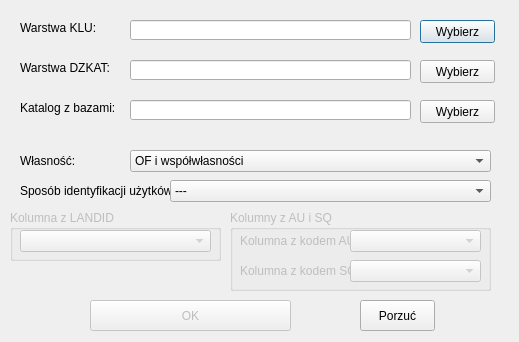
<?xml version="1.0" encoding="UTF-8"?>
<ui version="4.0">
 <class>Dialog</class>
 <widget class="QDialog" name="Dialog">
  <property name="geometry">
   <rect>
    <x>0</x>
    <y>0</y>
    <width>519</width>
    <height>342</height>
   </rect>
  </property>
  <property name="minimumSize">
   <size>
    <width>519</width>
    <height>342</height>
   </size>
  </property>
  <property name="maximumSize">
   <size>
    <width>519</width>
    <height>342</height>
   </size>
  </property>
  <property name="windowTitle">
   <string>Przygotuj LS</string>
  </property>
  <widget class="QLabel" name="label">
   <property name="geometry">
    <rect>
     <x>20</x>
     <y>20</y>
     <width>101</width>
     <height>16</height>
    </rect>
   </property>
   <property name="text">
    <string>Warstwa KLU:</string>
   </property>
  </widget>
  <widget class="QLabel" name="label_2">
   <property name="geometry">
    <rect>
     <x>20</x>
     <y>60</y>
     <width>101</width>
     <height>16</height>
    </rect>
   </property>
   <property name="text">
    <string>Warstwa DZKAT:</string>
   </property>
  </widget>
  <widget class="QLabel" name="label_3">
   <property name="geometry">
    <rect>
     <x>20</x>
     <y>100</y>
     <width>101</width>
     <height>16</height>
    </rect>
   </property>
   <property name="text">
    <string>Katalog z bazami:</string>
   </property>
  </widget>
  <widget class="QLineEdit" name="lineEdit_klu">
   <property name="geometry">
    <rect>
     <x>130</x>
     <y>20</y>
     <width>281</width>
     <height>20</height>
    </rect>
   </property>
  </widget>
  <widget class="QLineEdit" name="lineEdit_dzkat">
   <property name="geometry">
    <rect>
     <x>130</x>
     <y>60</y>
     <width>281</width>
     <height>20</height>
    </rect>
   </property>
  </widget>
  <widget class="QLineEdit" name="lineEdit_bazy">
   <property name="geometry">
    <rect>
     <x>130</x>
     <y>100</y>
     <width>281</width>
     <height>20</height>
    </rect>
   </property>
  </widget>
  <widget class="QLabel" name="label_klu">
   <property name="geometry">
    <rect>
     <x>130</x>
     <y>40</y>
     <width>271</width>
     <height>16</height>
    </rect>
   </property>
   <property name="font">
    <font>
     <family>Arial</family>
     <italic>true</italic>
    </font>
   </property>
   <property name="text">
    <string/>
   </property>
  </widget>
  <widget class="QLabel" name="label_dzkat">
   <property name="geometry">
    <rect>
     <x>130</x>
     <y>80</y>
     <width>271</width>
     <height>16</height>
    </rect>
   </property>
   <property name="font">
    <font>
     <family>Arial</family>
     <italic>true</italic>
    </font>
   </property>
   <property name="text">
    <string/>
   </property>
  </widget>
  <widget class="QLabel" name="label_bazy">
   <property name="geometry">
    <rect>
     <x>130</x>
     <y>120</y>
     <width>271</width>
     <height>16</height>
    </rect>
   </property>
   <property name="font">
    <font>
     <family>Arial</family>
     <italic>true</italic>
    </font>
   </property>
   <property name="text">
    <string/>
   </property>
  </widget>
  <widget class="QComboBox" name="comboBox_wlas">
   <property name="geometry">
    <rect>
     <x>130</x>
     <y>150</y>
     <width>361</width>
     <height>22</height>
    </rect>
   </property>
   <item>
    <property name="text">
     <string>OF i współwłasności</string>
    </property>
   </item>
   <item>
    <property name="text">
     <string>Wszystkie</string>
    </property>
   </item>
  </widget>
  <widget class="QLabel" name="label_4">
   <property name="geometry">
    <rect>
     <x>20</x>
     <y>150</y>
     <width>101</width>
     <height>21</height>
    </rect>
   </property>
   <property name="text">
    <string>Własność:</string>
   </property>
  </widget>
  <widget class="QPushButton" name="pushButton_klu">
   <property name="geometry">
    <rect>
     <x>420</x>
     <y>20</y>
     <width>75</width>
     <height>23</height>
    </rect>
   </property>
   <property name="text">
    <string>Wybierz</string>
   </property>
  </widget>
  <widget class="QPushButton" name="pushButton_dzkat">
   <property name="geometry">
    <rect>
     <x>420</x>
     <y>60</y>
     <width>75</width>
     <height>23</height>
    </rect>
   </property>
   <property name="text">
    <string>Wybierz</string>
   </property>
  </widget>
  <widget class="QPushButton" name="pushButton_bazy">
   <property name="geometry">
    <rect>
     <x>420</x>
     <y>100</y>
     <width>75</width>
     <height>23</height>
    </rect>
   </property>
   <property name="text">
    <string>Wybierz</string>
   </property>
  </widget>
  <widget class="QLabel" name="label_5">
   <property name="geometry">
    <rect>
     <x>20</x>
     <y>180</y>
     <width>171</width>
     <height>21</height>
    </rect>
   </property>
   <property name="text">
    <string>Sposób identyfikacji użytków:</string>
   </property>
  </widget>
  <widget class="QComboBox" name="comboBox_ident">
   <property name="enabled">
    <bool>true</bool>
   </property>
   <property name="geometry">
    <rect>
     <x>170</x>
     <y>180</y>
     <width>321</width>
     <height>22</height>
    </rect>
   </property>
   <property name="editable">
    <bool>false</bool>
   </property>
   <item>
    <property name="text">
     <string>---</string>
    </property>
   </item>
   <item>
    <property name="text">
     <string>AU i SQ</string>
    </property>
   </item>
   <item>
    <property name="text">
     <string>LANDID (20020150012.AR_2.446/1_LsV)</string>
    </property>
   </item>
  </widget>
  <widget class="QGroupBox" name="groupBox_adradm">
   <property name="enabled">
    <bool>false</bool>
   </property>
   <property name="geometry">
    <rect>
     <x>10</x>
     <y>210</y>
     <width>211</width>
     <height>51</height>
    </rect>
   </property>
   <property name="title">
    <string>Kolumna z LANDID</string>
   </property>
   <widget class="QComboBox" name="comboBox_landid">
    <property name="geometry">
     <rect>
      <x>10</x>
      <y>20</y>
      <width>191</width>
      <height>22</height>
     </rect>
    </property>
   </widget>
  </widget>
  <widget class="QGroupBox" name="groupBox_kol">
   <property name="enabled">
    <bool>false</bool>
   </property>
   <property name="geometry">
    <rect>
     <x>230</x>
     <y>210</y>
     <width>261</width>
     <height>81</height>
    </rect>
   </property>
   <property name="title">
    <string>Kolumny z AU i SQ</string>
   </property>
   <widget class="QLabel" name="label_6">
    <property name="geometry">
     <rect>
      <x>10</x>
      <y>20</y>
      <width>111</width>
      <height>21</height>
     </rect>
    </property>
    <property name="text">
     <string>Kolumna z kodem AU:</string>
    </property>
   </widget>
   <widget class="QLabel" name="label_7">
    <property name="geometry">
     <rect>
      <x>10</x>
      <y>50</y>
      <width>111</width>
      <height>21</height>
     </rect>
    </property>
    <property name="text">
     <string>Kolumna z kodem SQ:</string>
    </property>
   </widget>
   <widget class="QComboBox" name="comboBox_au">
    <property name="geometry">
     <rect>
      <x>120</x>
      <y>20</y>
      <width>131</width>
      <height>22</height>
     </rect>
    </property>
   </widget>
   <widget class="QComboBox" name="comboBox_sq">
    <property name="geometry">
     <rect>
      <x>120</x>
      <y>50</y>
      <width>131</width>
      <height>22</height>
     </rect>
    </property>
   </widget>
  </widget>
  <widget class="QPushButton" name="pushButton_ok">
   <property name="enabled">
    <bool>false</bool>
   </property>
   <property name="geometry">
    <rect>
     <x>90</x>
     <y>300</y>
     <width>201</width>
     <height>31</height>
    </rect>
   </property>
   <property name="text">
    <string>OK</string>
   </property>
  </widget>
  <widget class="QPushButton" name="pushButton_cancel">
   <property name="geometry">
    <rect>
     <x>360</x>
     <y>300</y>
     <width>75</width>
     <height>31</height>
    </rect>
   </property>
   <property name="text">
    <string>Porzuć</string>
   </property>
  </widget>
 </widget>
 <resources/>
 <connections>
  <connection>
   <sender>pushButton_ok</sender>
   <signal>clicked()</signal>
   <receiver>Dialog</receiver>
   <slot>hide()</slot>
   <hints>
    <hint type="sourcelabel">
     <x>190</x>
     <y>341</y>
    </hint>
    <hint type="destinationlabel">
     <x>259</x>
     <y>182</y>
    </hint>
   </hints>
  </connection>
  <connection>
   <sender>pushButton_cancel</sender>
   <signal>clicked()</signal>
   <receiver>Dialog</receiver>
   <slot>close()</slot>
   <hints>
    <hint type="sourcelabel">
     <x>397</x>
     <y>341</y>
    </hint>
    <hint type="destinationlabel">
     <x>259</x>
     <y>182</y>
    </hint>
   </hints>
  </connection>
 </connections>
</ui>
